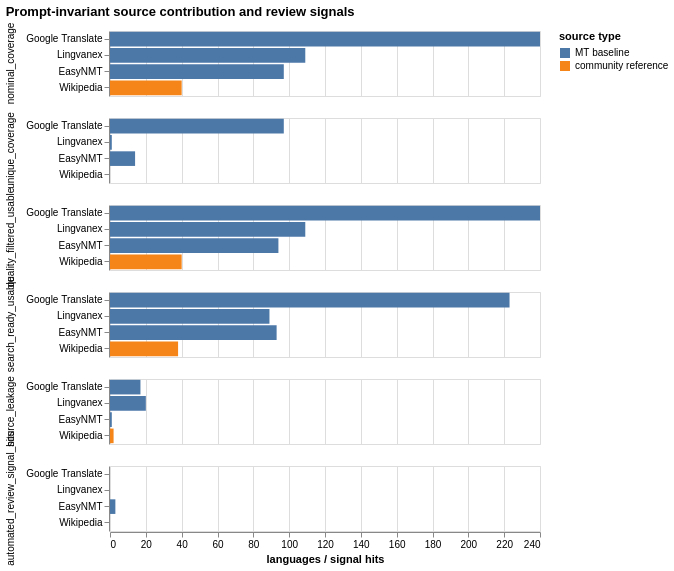

This figure's notebook cell:
### Markdown cell above
### Source Contribution and Signal Synthesis

This table gathers the contribution measures in one place. I use it to keep several facts visible at once: total coverage, unique coverage, overlap with Wikipedia, source-term leakage, automated review signals, and retention after filtering. The point is synthesis, not ranking. A source can be valuable because it verifies another source, expands coverage, or exposes a failure mode that matters methodologically.

### Code cell
import re as _re
import unicodedata as _unicodedata

def _norm_for_alignment(val):
    if not isinstance(val, str):
        return ""
    val = _unicodedata.normalize("NFKC", val).strip().casefold()
    val = _re.sub(r"\s+", " ", val)
    return val.strip(" .,:;!?¡¿()[]{}\"'`“”‘’/")

def _quality_failure(val):
    _, action = curate_translation(val)
    return (
        action in ("nulled", "placeholder")
        or is_repetition_loop(val)
        or has_extreme_term_length(val)
        or has_unicode_escape(val)
    )

def _review_signal_count(vals):
    total = 0
    for val in vals:
        _, action = curate_translation(val)
        total += int(action in ("nulled", "stripped", "placeholder"))
        total += int(is_repetition_loop(val))
        total += int(has_extreme_term_length(val))
        total += int(has_unicode_escape(val))
    return total

wiki_col = BASELINE_SERVICES.get("Wikipedia")
wiki_lookup = {}
if wiki_col and wiki_col in df.columns:
    wiki_lookup = {
        row["language_code"]: _norm_for_alignment(row[wiki_col])
        for _, row in df[df[wiki_col].notna()][["language_code", wiki_col]].iterrows()
    }

summary_rows = []
for svc, col in BASELINE_SERVICES.items():
    if col not in df.columns:
        continue

    covered_df = df[df[col].notna()][["language_code", col]].copy()
    covered_set = set(covered_df["language_code"])
    covered = len(covered_set)
    vals = covered_df[col].astype(str)

    other_sets = [cov_sets[k] for k in cov_sets if k != svc]
    unique_to_source = len(covered_set - set().union(*other_sets)) if other_sets else covered
    source_leakage = int(vals.apply(lambda v: has_source_leakage(v, TERM)).sum())
    exact_passthrough = int((vals.str.strip().str.casefold() == TERM.casefold()).sum())
    review_signal_hits = _review_signal_count(vals)
    quality_filtered_usable = int((~vals.apply(_quality_failure)).sum())
    search_ready_usable = int((~vals.apply(lambda v: _quality_failure(v) or has_source_leakage(v, TERM))).sum())

    wiki_match_rate = None
    if svc != "Wikipedia" and wiki_lookup:
        comparable = covered_df[covered_df["language_code"].isin(wiki_lookup)]
        if len(comparable):
            matches = comparable.apply(
                lambda row: _norm_for_alignment(row[col]) == wiki_lookup.get(row["language_code"], ""),
                axis=1,
            )
            wiki_match_rate = round(100 * matches.mean(), 1)

    summary_rows.append({
        "source": svc,
        "source_type": "community reference" if svc == "Wikipedia" else "MT baseline",
        "nominal_coverage": covered,
        "unique_coverage": unique_to_source,
        "source_leakage": source_leakage,
        "exact_passthrough": exact_passthrough,
        "automated_review_signal_hits": review_signal_hits,
        "quality_filtered_usable": quality_filtered_usable,
        "search_ready_usable": search_ready_usable,
        "wiki_exact_match_rate_pct": wiki_match_rate,
    })

source_signal_summary = pd.DataFrame(summary_rows).sort_values("nominal_coverage", ascending=False)
source_signal_summary["source_leakage_rate_pct"] = (
    source_signal_summary["source_leakage"] / source_signal_summary["nominal_coverage"] * 100
).round(1)
source_signal_summary["search_ready_retention_pct"] = (
    source_signal_summary["search_ready_usable"] / source_signal_summary["nominal_coverage"] * 100
).round(1)

display(source_signal_summary)

synth_long = source_signal_summary.melt(
    id_vars=["source", "source_type"],
    value_vars=[
        "nominal_coverage", "unique_coverage", "quality_filtered_usable",
        "search_ready_usable", "source_leakage", "automated_review_signal_hits",
    ],
    var_name="signal",
    value_name="n_languages",
)
signal_order = [
    "nominal_coverage", "unique_coverage", "quality_filtered_usable",
    "search_ready_usable", "source_leakage", "automated_review_signal_hits",
]
chart = alt.Chart(synth_long).mark_bar().encode(
    x=alt.X("n_languages:Q", title="languages / signal hits"),
    y=alt.Y("source:N", sort=alt.SortField("n_languages", order="descending"), title=None),
    color=alt.Color("source_type:N", title="source type"),
    row=alt.Row("signal:N", sort=signal_order, title=None),
    tooltip=["source:N", "source_type:N", "signal:N", "n_languages:Q"],
).properties(width=430, height=65, title="Prompt-invariant source contribution and review signals")
display(chart)

### Figure 1 — Vega specification as saved in the notebook (floating-point values rounded to 4 significant figures)
{"$schema": "https://vega.github.io/schema/vega/v6.json", "data": [{"name": "source_0", "values": [{"source": "Google Translate", "source_type": "MT baseline", "signal": "nominal_coverage", "n_languages": 240, "row_signal_sort_index": 0.0}, {"source": "Lingvanex", "source_type": "MT baseline", "signal": "nominal_coverage", "n_languages": 109, "row_signal_sort_index": 0.0}, {"source": "EasyNMT", "source_type": "MT baseline", "signal": "nominal_coverage", "n_languages": 97, "row_signal_sort_index": 0.0}, {"source": "Wikipedia", "source_type": "community reference", "signal": "nominal_coverage", "n_languages": 40, "row_signal_sort_index": 0.0}, {"source": "Google Translate", "source_type": "MT baseline", "signal": "unique_coverage", "n_languages": 97, "row_signal_sort_index": 1.0}, {"source": "Lingvanex", "source_type": "MT baseline", "signal": "unique_coverage", "n_languages": 1, "row_signal_sort_index": 1.0}, {"source": "EasyNMT", "source_type": "MT baseline", "signal": "unique_coverage", "n_languages": 14, "row_signal_sort_index": 1.0}, {"source": "Wikipedia", "source_type": "community reference", "signal": "unique_coverage", "n_languages": 0, "row_signal_sort_index": 1.0}, {"source": "Google Translate", "source_type": "MT baseline", "signal": "quality_filtered_usable", "n_languages": 240, "row_signal_sort_index": 2.0}, {"source": "Lingvanex", "source_type": "MT baseline", "signal": "quality_filtered_usable", "n_languages": 109, "row_signal_sort_index": 2.0}, {"source": "EasyNMT", "source_type": "MT baseline", "signal": "quality_filtered_usable", "n_languages": 94, "row_signal_sort_index": 2.0}, {"source": "Wikipedia", "source_type": "community reference", "signal": "quality_filtered_usable", "n_languages": 40, "row_signal_sort_index": 2.0}, {"source": "Google Translate", "source_type": "MT baseline", "signal": "search_ready_usable", "n_languages": 223, "row_signal_sort_index": 3.0}, {"source": "Lingvanex", "source_type": "MT baseline", "signal": "search_ready_usable", "n_languages": 89, "row_signal_sort_index": 3.0}, {"source": "EasyNMT", "source_type": "MT baseline", "signal": "search_ready_usable", "n_languages": 93, "row_signal_sort_index": 3.0}, {"source": "Wikipedia", "source_type": "community reference", "signal": "search_ready_usable", "n_languages": 38, "row_signal_sort_index": 3.0}, {"source": "Google Translate", "source_type": "MT baseline", "signal": "source_leakage", "n_languages": 17, "row_signal_sort_index": 4.0}, {"source": "Lingvanex", "source_type": "MT baseline", "signal": "source_leakage", "n_languages": 20, "row_signal_sort_index": 4.0}, {"source": "EasyNMT", "source_type": "MT baseline", "signal": "source_leakage", "n_languages": 1, "row_signal_sort_index": 4.0}, {"source": "Wikipedia", "source_type": "community reference", "signal": "source_leakage", "n_languages": 2, "row_signal_sort_index": 4.0}, {"source": "Google Translate", "source_type": "MT baseline", "signal": "automated_review_signal_hits", "n_languages": 0, "row_signal_sort_index": 5.0}, {"source": "Lingvanex", "source_type": "MT baseline", "signal": "automated_review_signal_hits", "n_languages": 0, "row_signal_sort_index": 5.0}, {"source": "EasyNMT", "source_type": "MT baseline", "signal": "automated_review_signal_hits", "n_languages": 3, "row_signal_sort_index": 5.0}, {"source": "Wikipedia", "source_type": "community reference", "signal": "automated_review_signal_hits", "n_languages": 0, "row_signal_sort_index": 5.0}]}, {"name": "row_domain", "values": [{"signal": "nominal_coverage", "row_signal_sort_index": 0.0}, {"signal": "unique_coverage", "row_signal_sort_index": 1.0}, {"signal": "quality_filtered_usable", "row_signal_sort_index": 2.0}, {"signal": "search_ready_usable", "row_signal_sort_index": 3.0}, {"signal": "source_leakage", "row_signal_sort_index": 4.0}, {"signal": "automated_review_signal_hits", "row_signal_sort_index": 5.0}]}, {"name": "data_2", "values": [{"n_languages_end": 240.0, "n_languages_start": 0.0, "source_type": "MT baseline"}, {"n_languages_end": 109.0, "n_languages_start": 0.0, "source_type": "MT baseline"}, {"n_languages_end": 97.0, "n_languages_start": 0.0, "source_type": "MT baseline"}, {"n_languages_end": 40.0, "n_languages_start": 0.0, "source_type": "community reference"}, {"n_languages_end": 97.0, "n_languages_start": 0.0, "source_type": "MT baseline"}, {"n_languages_end": 1.0, "n_languages_start": 0.0, "source_type": "MT baseline"}, {"n_languages_end": 14.0, "n_languages_start": 0.0, "source_type": "MT baseline"}, {"n_languages_end": 0.0, "n_languages_start": 0.0, "source_type": "community reference"}, {"n_languages_end": 240.0, "n_languages_start": 0.0, "source_type": "MT baseline"}, {"n_languages_end": 109.0, "n_languages_start": 0.0, "source_type": "MT baseline"}, {"n_languages_end": 94.0, "n_languages_start": 0.0, "source_type": "MT baseline"}, {"n_languages_end": 40.0, "n_languages_start": 0.0, "source_type": "community reference"}, {"n_languages_end": 223.0, "n_languages_start": 0.0, "source_type": "MT baseline"}, {"n_languages_end": 89.0, "n_languages_start": 0.0, "source_type": "MT baseline"}, {"n_languages_end": 93.0, "n_languages_start": 0.0, "source_type": "MT baseline"}, {"n_languages_end": 38.0, "n_languages_start": 0.0, "source_type": "community reference"}, {"n_languages_end": 17.0, "n_languages_start": 0.0, "source_type": "MT baseline"}, {"n_languages_end": 20.0, "n_languages_start": 0.0, "source_type": "MT baseline"}, {"n_languages_end": 1.0, "n_languages_start": 0.0, "source_type": "MT baseline"}, {"n_languages_end": 2.0, "n_languages_start": 0.0, "source_type": "community reference"}, {"n_languages_end": 0.0, "n_languages_start": 0.0, "source_type": "MT baseline"}, {"n_languages_end": 0.0, "n_languages_start": 0.0, "source_type": "MT baseline"}, {"n_languages_end": 3.0, "n_languages_start": 0.0, "source_type": "MT baseline"}, {"n_languages_end": 0.0, "n_languages_start": 0.0, "source_type": "community reference"}]}, {"name": "source_0_y_domain_source", "values": [{"sort_field": 817, "source": "Google Translate"}, {"sort_field": 328, "source": "Lingvanex"}, {"sort_field": 302, "source": "EasyNMT"}, {"sort_field": 120, "source": "Wikipedia"}]}, {"name": "data_2_color_domain_source_type", "values": [{"source_type": "MT baseline"}, {"source_type": "community reference"}]}], "signals": [{"name": "child_width", "value": 430}, {"name": "child_height", "value": 65}], "marks": [{"type": "group", "name": "row_header", "from": {"data": "row_domain"}, "sort": {"field": "datum[\"row_signal_sort_index\"]", "order": "ascending"}, "encode": {"update": {"height": {"signal": "child_height"}}}, "axes": [{"scale": "y", "zindex": 0, "orient": "left", "grid": false}], "title": {"text": {"signal": "isValid(parent[\"signal\"]) ? parent[\"signal\"] : \"\"+parent[\"signal\"]"}, "style": "guide-label", "frame": "group", "orient": "left", "offset": 10}, "role": "row-header"}, {"type": "group", "name": "column_footer", "encode": {"update": {"width": {"signal": "child_width"}}}, "axes": [{"scale": "x", "grid": false, "zindex": 0, "tickCount": {"signal": "ceil(child_width/40)"}, "labelFlush": true, "labelOverlap": true, "orient": "bottom", "title": "languages / signal hits"}], "role": "column-footer"}, {"type": "group", "name": "cell", "from": {"facet": {"data": "source_0", "name": "facet", "groupby": ["signal"], "aggregate": {"fields": ["row_signal_sort_index"], "ops": ["max"], "as": ["row_signal_sort_index"]}}}, "sort": {"field": ["datum[\"row_signal_sort_index\"]"], "order": ["ascending"]}, "encode": {"update": {"width": {"signal": "child_width"}, "height": {"signal": "child_height"}}}, "data": [{"name": "data_0", "source": "facet", "transform": [{"type": "stack", "field": "n_languages", "groupby": ["source"], "sort": {"field": ["source_type"], "order": ["ascending"]}, "as": ["n_languages_start", "n_languages_end"], "offset": "zero"}, {"type": "filter", "expr": "isValid(datum[\"n_languages\"]) && isFinite(+datum[\"n_languages\"])"}, {"type": "project", "fields": ["n_languages", "n_languages_end", "n_languages_start", "signal", "source", "source_type"]}]}], "marks": [{"type": "rect", "name": "child_marks", "from": {"data": "data_0"}, "encode": {"update": {"x2": {"field": "n_languages_start", "scale": "x"}, "fill": {"field": "source_type", "scale": "color"}, "tooltip": {"signal": "{\"source\": isValid(datum[\"source\"]) ? datum[\"source\"] : \"\"+datum[\"source\"], \"source_type\": isValid(datum[\"source_type\"]) ? datum[\"source_type\"] : \"\"+datum[\"source_type\"], \"signal\": isValid(datum[\"signal\"]) ? datum[\"signal\"] : \"\"+datum[\"signal\"], \"n_languages\": format(datum[\"n_languages\"], \"\")}"}, "height": {"signal": "max(0.25, bandwidth('y'))"}, "x": {"field": "n_languages_end", "scale": "x"}, "y": {"field": "source", "scale": "y"}}}, "style": ["bar"]}], "axes": [{"scale": "x", "zindex": 0, "minExtent": 0, "maxExtent": 0, "aria": false, "labels": false, "ticks": false, "domain": false, "gridScale": "y", "grid": true, "orient": "bottom", "tickCount": {"signal": "ceil(child_width/40)"}}], "style": "cell"}], "scales": [{"name": "x", "type": "linear", "domain": {"data": "data_2", "fields": ["n_languages_start", "n_languages_end"]}, "range": [0, {"signal": "child_width"}], "zero": true, "nice": true}, {"name": "y", "type": "band", "domain": {"data": "source_0_y_domain_source", "field": "source", "sort": {"op": "max", "field": "sort_field", "order": "descending"}}, "range": [0, {"signal": "child_height"}], "paddingOuter": 0.05, "paddingInner": 0.1}, {"name": "color", "type": "ordinal", "domain": {"data": "data_2_color_domain_source_type", "field": "source_type", "sort": true}, "range": "category"}], "title": {"text": "Prompt-invariant source contribution and review signals", "anchor": "start"}, "padding": 5, "background": "white", "legends": [{"title": "source type", "fill": "color", "symbolType": "square"}], "layout": {"padding": 20, "columns": 1, "bounds": "full", "align": "all"}}
